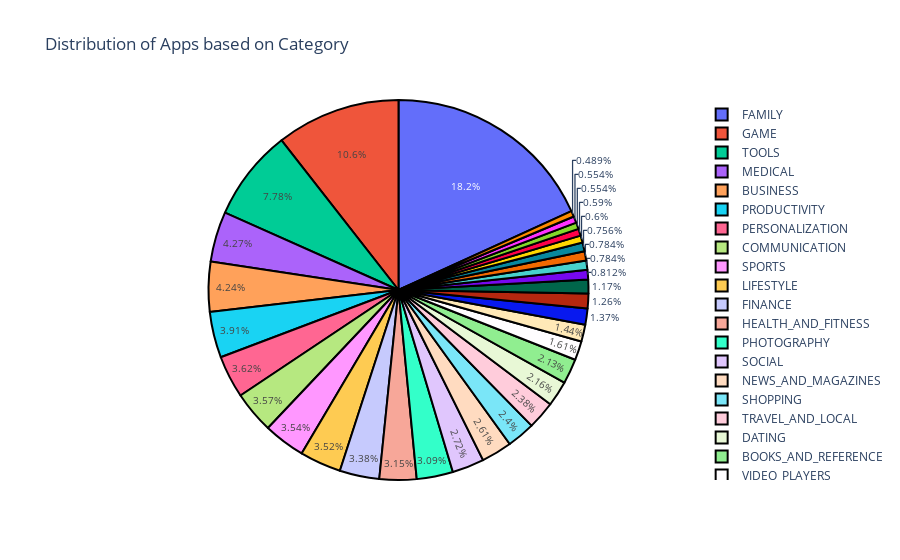

The notebook cell saved with this chart:
### Markdown cell above
<a id='Analysis & Visualization'></a>

## Analysis & Visualization <a href='#Top' style="text-decoration: none;">^</a><br>

In this section, the dataset will be analysed and visually depicted.

#### First lets Visualize certain columns and also compare them.

### Code cell
fig = plt.figure(figsize = (15,15))
pos = GooglePlayStoreAppsData.groupby(by='Category').size().reset_index()
pos.columns = ['Category','Count']

labels = pos['Category']
values = pos['Count']
colors = ['gold', 'mediumturquoise', 'darkorange', 'lightgreen']

fig = go.Figure(data=[go.Pie(labels=labels, values=values)])
fig.update_traces(hoverinfo='label', textinfo='percent', textfont_size=10,
                  marker=dict(colors=colors, line=dict(color='#000000', width=2)))
fig.update_layout(title_text="Distribution of Apps based on Category")
fig.show()

### Figure 1 — Plotly figure (JSON) as saved in the notebook; plotly's stock layout.template omitted (floating-point values rounded to 4 significant figures)
{"data": [{"hoverinfo": "label", "labels": ["ART_AND_DESIGN", "AUTO_AND_VEHICLES", "BEAUTY", "BOOKS_AND_REFERENCE", "BUSINESS", "COMICS", "COMMUNICATION", "DATING", "EDUCATION", "ENTERTAINMENT", "EVENTS", "FAMILY", "FINANCE", "FOOD_AND_DRINK", "GAME", "HEALTH_AND_FITNESS", "HOUSE_AND_HOME", "LIBRARIES_AND_DEMO", "LIFESTYLE", "MAPS_AND_NAVIGATION", "MEDICAL", "NEWS_AND_MAGAZINES", "PARENTING", "PERSONALIZATION", "PHOTOGRAPHY", "PRODUCTIVITY", "SHOPPING", "SOCIAL", "SPORTS", "TOOLS", "TRAVEL_AND_LOCAL", "VIDEO_PLAYERS", "WEATHER"], "marker": {"colors": ["gold", "mediumturquoise", "darkorange", "lightgreen"], "line": {"color": "#000000", "width": 2}}, "textfont": {"size": 10}, "textinfo": "percent", "type": "pie", "values": [65, 85, 53, 231, 460, 60, 387, 234, 156, 149, 64, 1972, 366, 127, 1144, 341, 88, 85, 382, 137, 463, 283, 60, 392, 335, 424, 260, 295, 384, 843, 258, 175, 82]}], "layout": {"title": {"text": "Distribution of Apps based on Category"}}}
